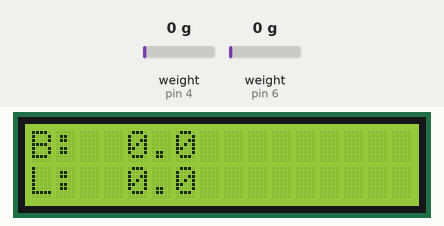
The sketch below on a simulated Arduino Uno, built with avr-gcc and run on an emulated ATmega328P. Shown: 16×2 character LCD. The inputs (shaded band) are chosen by the test bench; at power-on: weight on the scale (sensors on pin 4, pin 6) 0 g. What the sketch prints to the serial monitor is not drawn.

Above: at 6.0 s.
6.1 s: weight on the scale (sensor on pin 4) set to 1250 g
At 7.4 s:
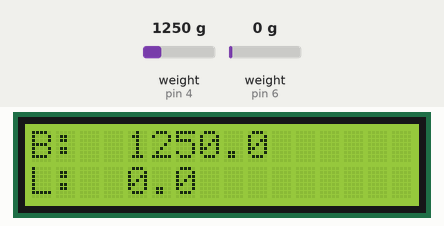
9.1 s: weight on the scale (sensor on pin 6) set to 100 g
At 10.5 s:
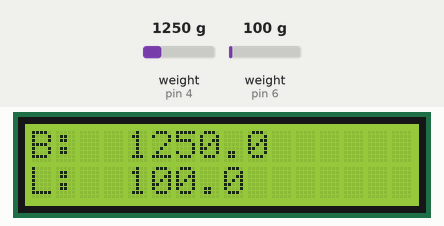
11.1 s: weight on the scale (sensor on pin 4) set to 100 g
At 12.2 s:
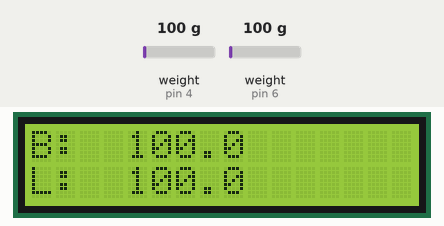
13.2 s: weight on the scale (sensor on pin 6) set to 1250 g
At 13.7 s:
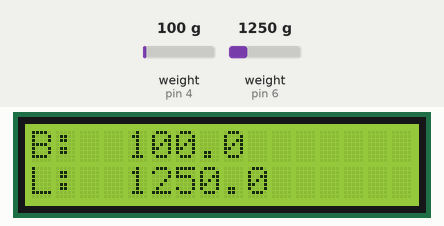
14.8 s: weight on the scale (sensor on pin 4) set to 2500 g
At 16.5 s:
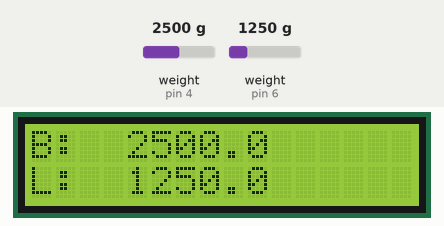
16.8 s: weight on the scale (sensor on pin 6) set to 2500 g
At 18.1 s:
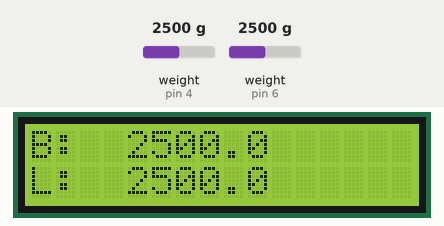
Timing chart, 0 to 19.4 s (numbered marks = the images above; inputs shaded):
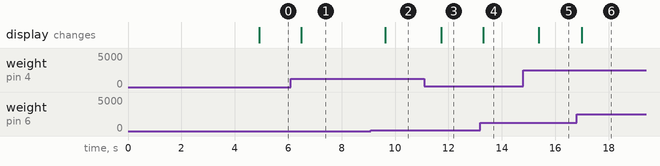

The sketch:

ArduinoApp.ino
```cpp
// Libraries
#include <HX711_ADC.h> // https://github.com/olkal/HX711_ADC
#include <EEPROM.h>
#include <Wire.h>
#include <LiquidCrystal_I2C.h> // https://www.arduinolibraries.info/libraries/liquid-crystal-i2-c

// Constants
const int tareButton0Pin = 2;
const int tareButton1Pin = 3;

const int HX711_0_dout = 4; //mcu > HX711_0 dout pin
const int HX711_0_sck = 5; //mcu > HX711_0 sck pin
const int HX711_1_dout = 6; //mcu > HX711_1 dout pin
const int HX711_1_sck = 7; //mcu > HX711_1 sck pin

const int calVal0_eepromAdress = 0;
const int calVal1_eepromAdress = 4;

unsigned long startUpStabilizingTime = 2000;
bool startUpTare = true;

unsigned long t0 = 0;
unsigned long t1 = 0;

const int serialPrintInterval0 = 500; //increase value to slow down serial print activity
const int serialPrintInterval1 = 500; //increase value to slow down serial print activity

//int tareCountdown0;
//int tareCountdown1;
//const int tareCountdownThreshold = 500;

// Constructors
HX711_ADC LoadCell0(HX711_0_dout, HX711_0_sck);
HX711_ADC LoadCell1(HX711_1_dout, HX711_1_sck);
LiquidCrystal_I2C lcd(0x27, 16, 2);

void setup() {
  Serial.begin(57600);

  lcd.init();
  lcd.backlight();

  pinMode(tareButton0Pin, INPUT);
  pinMode(tareButton1Pin, INPUT);

  float calibrationValue0;
  float calibrationValue1;

  LoadCell0.begin();
  LoadCell1.begin();

  //EEPROM.begin(512);
  EEPROM.get(calVal0_eepromAdress, calibrationValue0);
  EEPROM.get(calVal1_eepromAdress, calibrationValue1);

  LoadCell0.start(startUpStabilizingTime, startUpTare);
  LoadCell1.start(startUpStabilizingTime, startUpTare);

  if (LoadCell0.getTareTimeoutFlag() || LoadCell1.getTareTimeoutFlag()) {
    Serial.println("Timeout, check MCU>HX711 wiring and pin designations");
    while (1);
  }
  else {
    LoadCell0.setCalFactor(calibrationValue0);
    LoadCell1.setCalFactor(calibrationValue1);
    Serial.println("Startup is complete");
  }
}

void loop() {

  /*
    if (isButtonPressed(0))
    {
      LoadCell0.tareNoDelay();
      LCDPrintTare(0);
    }
    if (isButtonPressed(1))
    {
      LoadCell1.tareNoDelay();
      LCDPrintTare(1);
    }
  */

  static boolean newDataReady0 = 0;
  if (LoadCell0.update()) newDataReady0 = true;
  if (newDataReady0) {
    if (millis() > t0 + serialPrintInterval0) {
      float reading0 = LoadCell0.getData();
      LCDPrint(0, reading0);
      newDataReady0 = 0;
      t0 = millis();
    }
  }

  static boolean newDataReady1 = 0;
  if (LoadCell1.update()) newDataReady1 = true;
  if (newDataReady1) {
    if (millis() > t1 + serialPrintInterval1) {
      float reading1 = LoadCell1.getData();
      LCDPrint(1, reading1);
      newDataReady1 = 0;
      t1 = millis();
    }
  }

}
```

DrvButton.ino
```cpp
bool isButtonPressed(int num)
{
  switch (num)
  {
    case 0:
      return digitalRead(tareButton0Pin);
      break;

    case 1:
      return digitalRead(tareButton1Pin);
      break;

    default:
      return false;
      break;
  }
}
```

DrvLCD.ino
```cpp
void LCDPrint(uint8_t scale, float value)
{
  lcd.setCursor(0, scale);
  lcd.print("                ");

  switch (scale)
  {
    case 0:
      lcd.setCursor(0, 0);
      lcd.print("B:");
      break;

    case 1:
      lcd.setCursor(0, 1);
      lcd.print("L:");
      break;

    default:
      break;
  }

  if (value >= 0)
  {
    lcd.setCursor(4, scale);
  }
  else
  {
    lcd.setCursor(3, scale);
  }
  lcd.print(String(value, 1));
}

void LCDPrintTare(uint8_t num)
{
  //lcd.setCursor(3, num);
  //lcd.print("              ");
  lcd.setCursor(3, num);
  lcd.print("TARING");
}
```

Measured:
- after the input at 6.1 s, the display: changes after 0.38 s (image 1)
- after the input at 9.1 s, the display: changes after 0.53 s (image 2)
- after the input at 11.1 s, the display: changes after 0.64 s (image 3)
- after the input at 13.2 s, the display: changes after 0.11 s (image 4)
- after the input at 14.8 s, the display: changes after 0.59 s (image 5)
- after the input at 16.8 s, the display: changes after 0.19 s (image 6)
